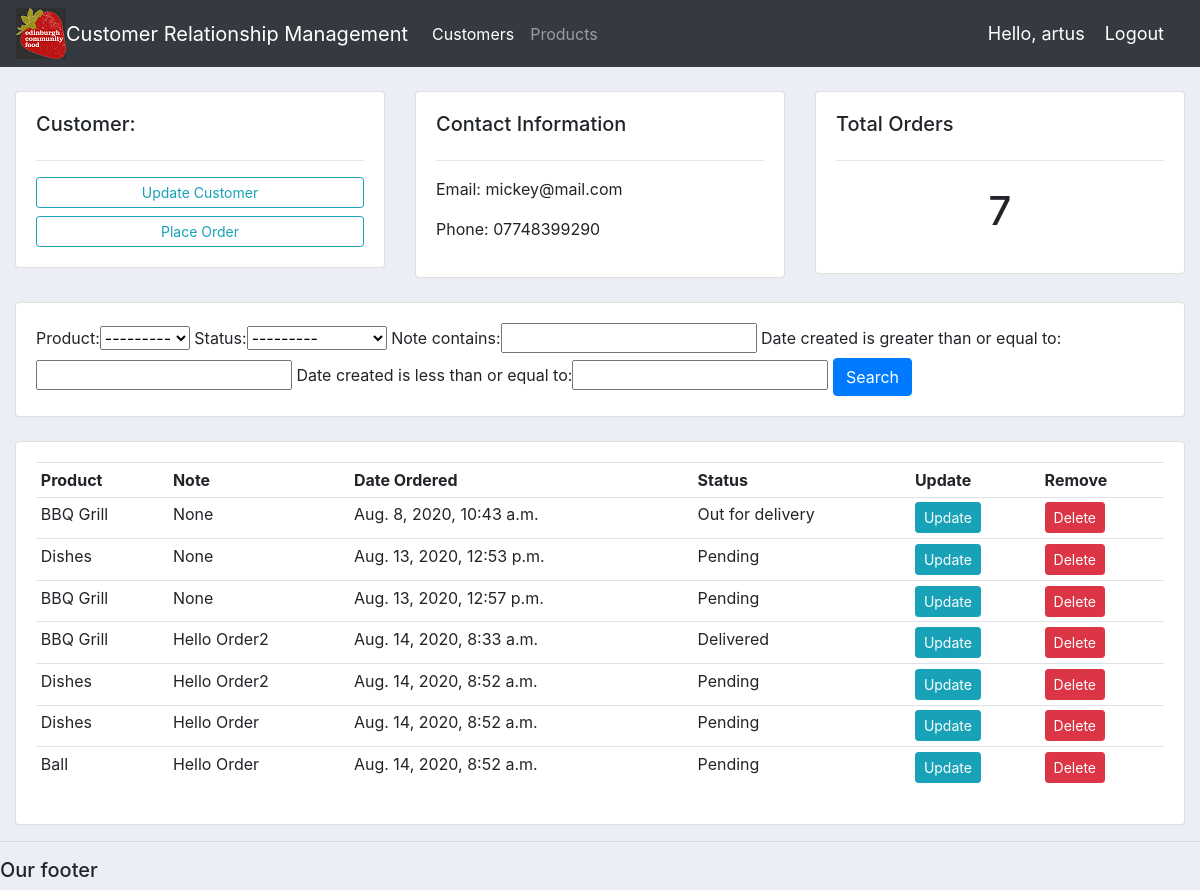
The app's page /customer/1 (signed in), older data.
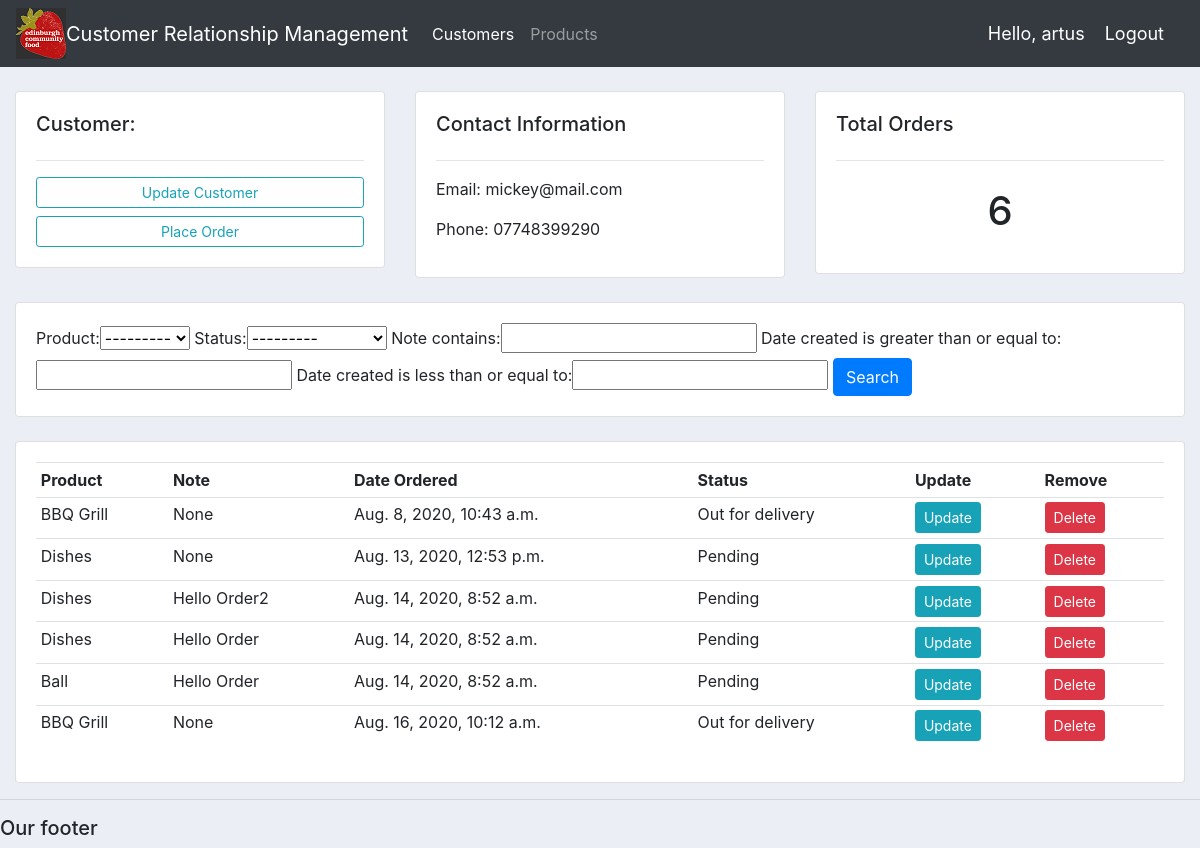
The same page, newer data.
### accounts/models.py (models this page shows, shortened)
class Customer(models.Model):
        user = models.OneToOneField(User, null=True, on_delete=models.CASCADE)
        name = models.CharField(max_length=200, null=True)
        phone = models.CharField(max_length=200, null=True)
        email = models.CharField(max_length=200, null=True)
        profile_pic = models.ImageField(null=True, blank=True)
        date_created = models.DateTimeField(auto_now_add=True, null=True)

class Order(models.Model):
        STATUS = (
                ('Pending', 'Pending'),
                ('Out for delivery', 'Out for delivery'),
                ('Delivered', 'Delivered'),
                )
        customer = models.ForeignKey(Customer, null=True, on_delete=models.SET_NULL)
        product = models.ForeignKey(Product, null=True, on_delete=models.SET_NULL)
        date_created = models.DateTimeField(auto_now_add=True, null=True)
        status = models.CharField(max_length=200, null=True, choices=STATUS)
        note = models.CharField(max_length=1000, null=True)

class Product(models.Model):
        CATEGORY = (
                ('Indoor', 'Indoor'),
                ('Out Door', 'Out Door'),
                )
        name = models.CharField(max_length=200, null=True)
        price = models.FloatField(null=True)
        category = models.CharField(max_length=200, null=True, choices=CATEGORY)
        description = models.CharField(max_length=200, null=True, blank=True)
        date_created = models.DateTimeField(auto_now_add=True, null=True)
        tags = models.ManyToManyField(Tag)
        def __str__(self):
	        return self.name

### accounts/decorators.py (the view)
		def wrapper_func(request, *args, **kwargs):
			group = None
			if request.user.groups.exists():
				group = request.user.groups.all()[0].name
			if group in allowed_roles:
				return view_func(request, *args, **kwargs)
			else:
				return HttpResponse('You are not authorized to view this page')

### accounts/views.py (called while the page is built)
@login_required(login_url='login')
@allowed_users(allowed_roles=['admin'])
def customer(request, pk):
    customer = Customer.objects.get(id=pk)
    orders = customer.order_set.all()
    order_count = orders.count()
    myFilter = OrderFilter(request.GET, queryset=orders)
    orders = myFilter.qs
    context = {'customer':customer, 'orders': orders, 'order_count': order_count, 'myFilter': myFilter}
    return render(request, 'accounts/customer.html', context)

### accounts/templates/accounts/customer.html
{%  extends 'accounts/main.html' %}
{% block content %}
	<br>
<div class="row">
	<div class="col-md">
		<div class="card card-body">
			<h5>Customer:</h5>
			<hr>
			<a class="btn btn-outline-info  btn-sm btn-block" href="">Update Customer</a>
			<a class="btn btn-outline-info  btn-sm btn-block" href="{% url 'create_order' customer.id %}">Place Order</a>
		</div>
	</div>
	<div class="col-md">
		<div class="card card-body">
			<h5>Contact Information</h5>
			<hr>
			<p>Email: {{customer.email}} </p>
			<p>Phone: {{customer.phone}} </p>
		</div>
	</div>
	<div class="col-md">
		<div class="card card-body">
			<h5>Total Orders</h5>
			<hr>
			<h1 style="text-align: center;padding: 10px">{{ order_count }}</h1>
		</div>
	</div>
</div>
<br>
<div class="row">
	<div class="col-md">
		<div class="card card-body">
			<form method="get">
				{{ myFilter.form }}
		    <button class="btn btn-primary" type="submit">Search</button>
		  </form>
		</div>
	</div>
</div>
<br>
<div class="row">
	<div class="col-md">
		<div class="card card-body">
			<table class="table table-sm">
				<tr>
					<th>Product</th>
					<th>Note</th>
					<th>Date Ordered</th>
					<th>Status</th>
					<th>Update</th>
					<th>Remove</th>
				</tr>
				{% for order in orders %}
				<tr>
					<td>{{order.product}}</td>
					<td>{{order.note}}</td>
					<td>{{order.date_created}}</td>
					<td>{{order.status}}</td>
					<td><a class="btn btn-sm btn-info" href="{% url 'update_order' order.id %}">Update</a></td>
					<td><a class="btn btn-sm btn-danger" href="{% url 'delete_order' order.id %}">Delete</a></td>
				</tr>
				{% endfor %}
			</table>
		</div>
	</div>
</div>
{% endblock %}

### accounts/templates/accounts/navbar.html (shortened to what this page needs)
{% load static %}
<nav class="navbar navbar-expand-lg navbar-dark bg-dark">
  <img src="{% static 'images/ECF_logo3.png' %}">
    <a class="navbar-brand" href="#">Customer Relationship Management</a>
    <div class="collapse navbar-collapse" id="navbarNav">
      <ul class="navbar-nav">
        {% if request.user.is_staff %}
        <li class="nav-item active">
          <a class="nav-link" href="{% url 'home' %}">Customers</a>
        </li>
        <li class="nav-item">
          <a class="nav-link" href="{% url 'products' %}">Products</a>
        </li>
        {% else %}
        <li class="nav-item">
          <a class="nav-link" href="{% url 'account' %}">Settings</a>
        </li>
        {% endif %}
      </ul>
    </div>
    <span class="hello-msg">Hello, {{request.user}} </span>
    <span><a class="hello-msg" href="{% url 'logout' %}">Logout</a></span>
  </nav>

### static/css/main.css (style rules this page uses)
body { background-color: #ebeff5; }

### accounts/templates/accounts/navbar.html (style rules this page uses)
.hello-msg { font-size: 18px; color: #fff; margin-right: 20px; }

Row changes from the older to the newer data that the page shows:
removed Order: product "BBQ Grill", note "None", date_created "Aug. 13, 2020, 12:57 p.m.", status "Pending"
removed Order: product "BBQ Grill", note "Hello Order2", date_created "Aug. 14, 2020, 8:33 a.m.", status "Delivered"
added Order: product "BBQ Grill", note "None", date_created "Aug. 16, 2020, 10:12 a.m.", status "Out for delivery"
Text that changed along with them:
{{ order_count }}: "7" → "6"
